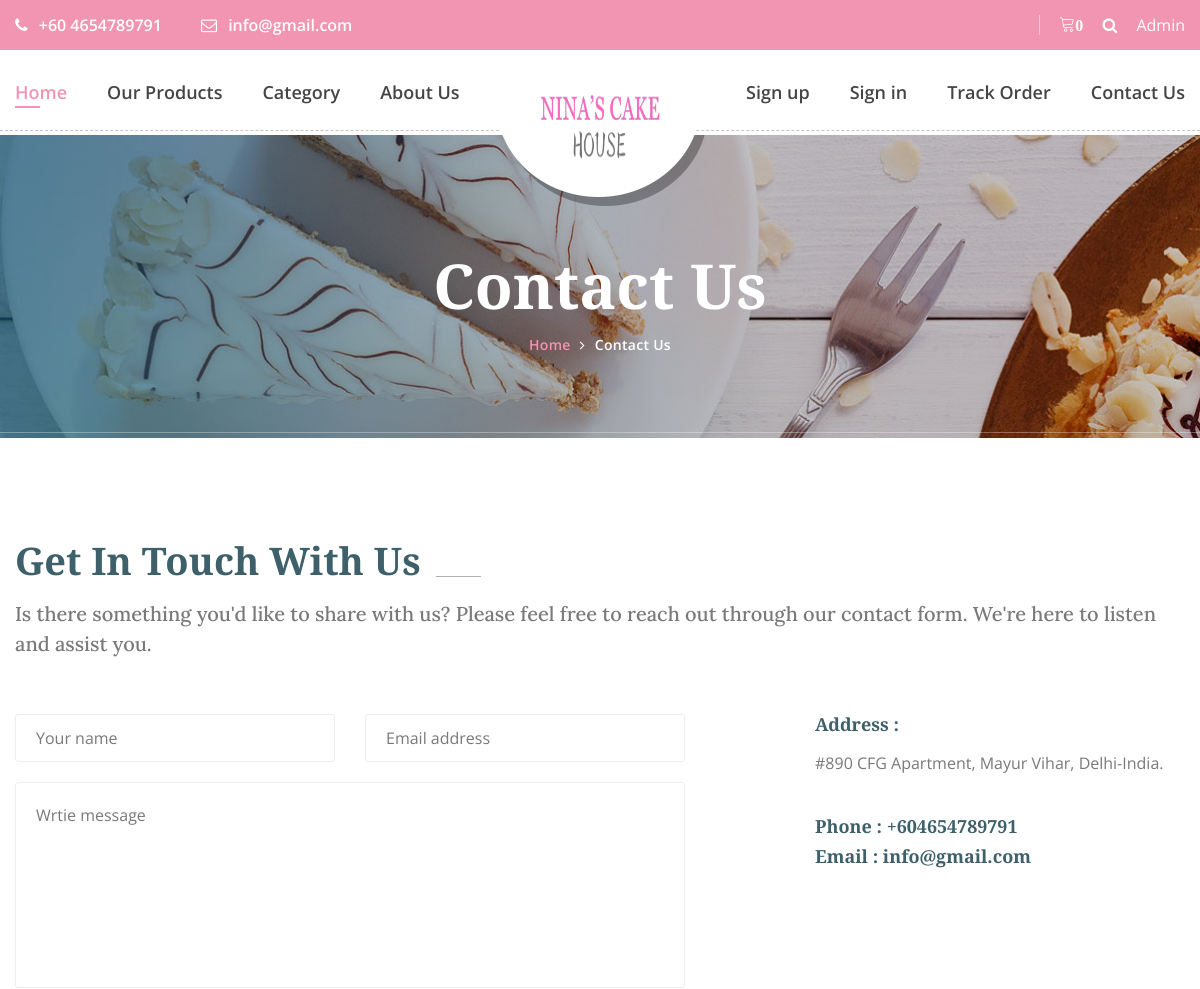
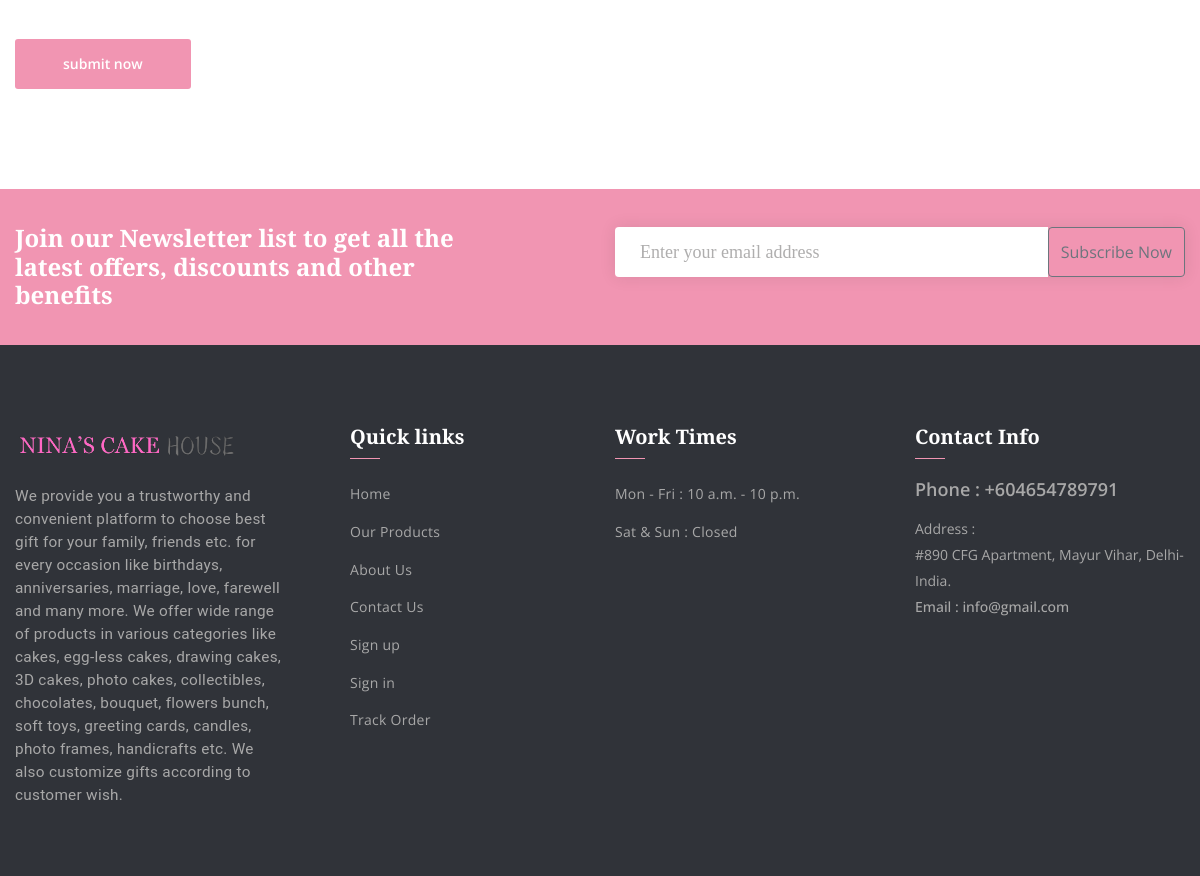
The page /contact.php on the database its author committed (2 pictures, top to bottom).
### tables this page shows
CREATE TABLE `tblpage` (
  `ID` int(10) NOT NULL,
  `PageType` varchar(200) DEFAULT NULL,
  `PageTitle` varchar(200) DEFAULT NULL,
  `PageDescription` mediumtext DEFAULT NULL,
  `Email` varchar(200) DEFAULT NULL,
  `MobileNumber` bigint(11) DEFAULT NULL,
  `UpdationDate` timestamp NOT NULL DEFAULT current_timestamp() ON UPDATE current_timestamp()
);

### contact.php (the view, shortened to what this page needs)
<?php
include('includes/dbconnection.php');
  ?>
<!DOCTYPE html>
<html lang="en">
<head>
        <link href="css/font-awesome.min.css" rel="stylesheet">
        <link href="vendors/linearicons/style.css" rel="stylesheet">
        <link href="vendors/flat-icon/flaticon.css" rel="stylesheet">
        <link href="vendors/stroke-icon/style.css" rel="stylesheet">
        <link href="css/bootstrap.min.css" rel="stylesheet">
        <link href="vendors/revolution/css/settings.css" rel="stylesheet">
        <link href="vendors/revolution/css/layers.css" rel="stylesheet">
        <link href="vendors/revolution/css/navigation.css" rel="stylesheet">
        <link href="vendors/animate-css/animate.css" rel="stylesheet">
        <link href="vendors/owl-carousel/owl.carousel.min.css" rel="stylesheet">
        <link href="vendors/magnifc-popup/magnific-popup.css" rel="stylesheet">
        <link href="css/style.css" rel="stylesheet">
        <link href="css/responsive.css" rel="stylesheet">
    </head>
    <body>
		<?php include_once('includes/header.php');?>
        <section class="banner_area">
        	<div class="container">
        		<div class="banner_text">
        			<h3>Contact Us</h3>
        			<ul>
        				<li><a href="index.php">Home</a></li>
        				<li><a href="contact.php">Contact Us</a></li>
        			</ul>
        		</div>
        	</div>
        </section>
        <section class="contact_form_area p_100">
        	<div class="container">
        		<div class="main_title">
					<h2>Get In Touch With Us</h2>
					<h5>Is there something you'd like to share with us? Please feel free to reach out through our contact form. We're here to listen and assist you.</h5>
				</div>
       			<div class="row">
       				<div class="col-lg-7">
       					<form class="row contact_us_form" action="" method="post">
							<div class="form-group col-md-6">
								<input type="text" class="form-control" id="name" name="name" placeholder="Your name">
							</div>
							<div class="form-group col-md-6">
								<input type="email" class="form-control" id="email" name="email" placeholder="Email address">
							</div>
							<div class="form-group col-md-12">
								<textarea class="form-control" name="message" id="message" rows="1" placeholder="Wrtie message"></textarea>
							</div>
							<div class="form-group col-md-12">
								<button type="submit" value="submit" name="submit" class="btn order_s_btn form-control">submit now</button>
							</div>
						</form>
       				</div>
       				<div class="col-lg-4 offset-md-1">
       					<div class="contact_details">
       						<?php
$ret=mysqli_query($con,"select * from tblpage where PageType='contactus' ");
while ($row=mysqli_fetch_array($ret)) {
?>
       						<div class="contact_d_item">
       							<h3>Address :</h3>
       							<p><?php  echo $row['PageDescription'];?></p>
       						</div>
       						<div class="contact_d_item">
       							<h5>Phone : +60<?php  echo $row['MobileNumber'];?></h5>
       							<h5>Email : <?php  echo $row['Email'];?></h5>
       						</div>
       					</div>
       				</div><?php } ?>
       			</div>
        	</div>
        </section>
       <?php include_once('includes/footer.php');?>
    </body>
</html>

### includes/header.php (shortened to what this page needs)
<header class="main_header_area">
            <div class="top_header_area row m0">
                <div class="container">
                    <div class="float-left">
                        <?php
$ret=mysqli_query($con,"select * from tblpage where PageType='contactus' ");
while ($row=mysqli_fetch_array($ret)) {
?>
                        <a href="tell:+18004567890"><i class="fa fa-phone" aria-hidden="true"></i> +60 <?php  echo $row['MobileNumber'];?></a>
                        <a href=""><i class="fa fa-envelope-o" aria-hidden="true"></i> <?php  echo $row['Email'];?></a>
                    </div><?php } ?>
                    <div class="float-right">
                        <ul class="h_search list_style">
                            <?php
                            $userid= $_SESSION['fosuid'];
$ret1=mysqli_query($con,"select * from tblorders where IsOrderPlaced is null && UserId='$userid'");
$num=mysqli_num_rows($ret1);
?>
                            <li><a href="cart.php"><i class="lnr lnr-cart"><strong><?php echo $num;?></strong></i></a></li>
                            <li><a href="search-cake.php"><i class="fa fa-search"></i></a></li>
                            <li style="color: white;"><a href="admin/index.php">Admin</a></li>
                        </ul>
                    </div>
                </div>
            </div>
            <div class="main_menu_area">
                <div class="container">
                    <nav class="navbar navbar-expand-lg navbar-light bg-light">
                        <a class="navbar-brand" href="index.php">
                        <img src="img/ninas.png" alt="" style="width: 121px; height: 73px;">
                        </a>
                        <div class="collapse navbar-collapse" id="navbarSupportedContent">
                            <ul class="navbar-nav mr-auto">
                                <li class="dropdown submenu active">
                                    <a class="dropdown-toggle"  href="index.php" role="button" aria-haspopup="true" aria-expanded="false">Home</a>
                                </li>
                                <li><a href="cake.php">Our Products</a></li>
                                <li class="dropdown submenu">
                                    <a class="dropdown-toggle" data-toggle="dropdown" href="#" role="button" aria-haspopup="true" aria-expanded="false">Category</a>
                                </li>
                                 <li><a href="about-us.php">About Us</a></li>
                            </ul>
                            <ul class="navbar-nav justify-content-end">
                               <?php if (strlen($_SESSION['fosuid']==0)) {?>
                                <li><a href="registration.php">Sign up</a></li>
                                <li><a href="login.php">Sign in</a></li>
                                <li><a href="track-order.php">Track Order</a></li><?php } ?>
                                <li><a href="contact.php">Contact Us</a></li>
                            </ul>
                        </div>
                    </nav>
                </div>
            </div>
        </header>

### includes/footer.php (shortened to what this page needs)
<?php
include('includes/dbconnection.php');
  ?>
        <section class="newsletter_area">
            <div class="container">
                <div class="row newsletter_inner">
                    <div class="col-lg-6">
                        <div class="news_left_text">
                            <h4>Join our Newsletter list to get all the latest offers, discounts and other benefits</h4>
                        </div>
                    </div>
                    <div class="col-lg-6">
                        <div class="newsletter_form">
                            <form method="post">
                                    <div class="input-group">
                                        <input type="text" class="form-control" placeholder="Enter your email address" name="email" required>
                                    <button class="btn btn-outline-secondary" type="submit" value="submit" name="sub">Subscribe Now</button>
                                </div>
                            </div></form>
                        </div>
                    </div>
                </div>
        </section>
        <footer class="footer_area">
            <div class="footer_widgets">
                <div class="container">
                    <div class="row footer_wd_inner">
                        <div class="col-lg-3 col-6">
                            <aside class="f_widget f_about_widget">
                            <img src="img/ninas2.png" alt="" style="width: 223px; height: 39px;">
<?php
$ret=mysqli_query($con,"select * from tblpage where PageType='aboutus' ");
while ($row=mysqli_fetch_array($ret)) {
?>
                                <p><?php  echo $row['PageDescription'];?></p><?php } ?>
                            </aside>
                        </div>
                        <div class="col-lg-3 col-6">
                            <aside class="f_widget f_link_widget">
                                <div class="f_title">
                                    <h3>Quick links</h3>
                                </div>
                                <ul class="list_style">
                                    <li><a href="index.php">Home</a></li>
                                    <li><a href="cake.php">Our Products</a></li>
                                    <li><a href="about-us.php">About Us</a></li>
                                    <li><a href="contact.php">Contact Us</a></li>
                                    <?php if (strlen($_SESSION['fosuid']==0)) {?>
                                <li><a href="registration.php">Sign up</a></li>
                                <li><a href="login.php">Sign in</a></li>
                                <li><a href="cart.html">Track Order</a></li><?php } ?>
                                </ul>
                            </aside>
                        </div>
                        <div class="col-lg-3 col-6">
                            <aside class="f_widget f_link_widget">
                                <div class="f_title">
                                    <h3>Work Times</h3>
                                </div>
                                <ul class="list_style">
                                    <li><a href="#">Mon - Fri : 10 a.m. - 10 p.m.</a></li>
                                    <li><a href="#">Sat & Sun : Closed</a></li>
                                </ul>
                            </aside>
                        </div>
                        <div class="col-lg-3 col-6">
                            <aside class="f_widget f_contact_widget">
                                <div class="f_title">
                                    <h3>Contact Info</h3>
                                </div>
                                <?php
$ret=mysqli_query($con,"select * from tblpage where PageType='contactus' ");
while ($row=mysqli_fetch_array($ret)) {
?>
                                <h4>Phone : +60<?php  echo $row['MobileNumber'];?></h4>
                                <p>Address : <br /><?php  echo $row['PageDescription'];?></p>
                                <h5>Email : <?php  echo $row['Email'];?></h5><?php } ?>
                            </aside>
                        </div>
                    </div>
                </div>
            </div>
    </footer>

### includes/footer.php (style rules this page uses)
html { scroll-behavior: smooth; }

### rows shown on the page
tblpage: MobileNumber "4654789791", Email "info@gmail.com", PageDescription "#890 CFG Apartment, Mayur Vihar, Delhi-India."
tblpage: PageDescription "We provide you a trustworthy and convenient platform to choose best gift for your family, friends etc. for every occasion like birthdays, anniversaries, marriage, love, farewell and many more. We offer wide range of products in various categories like cakes, egg-less cakes, drawing cakes, 3D cakes, photo cakes, collectibles, chocolates, bouquet, flowers bunch, soft toys, greeting cards, candles, photo frames, handicrafts etc. We also customize gifts according to customer wish."

### other values the page prints
$num "0"
